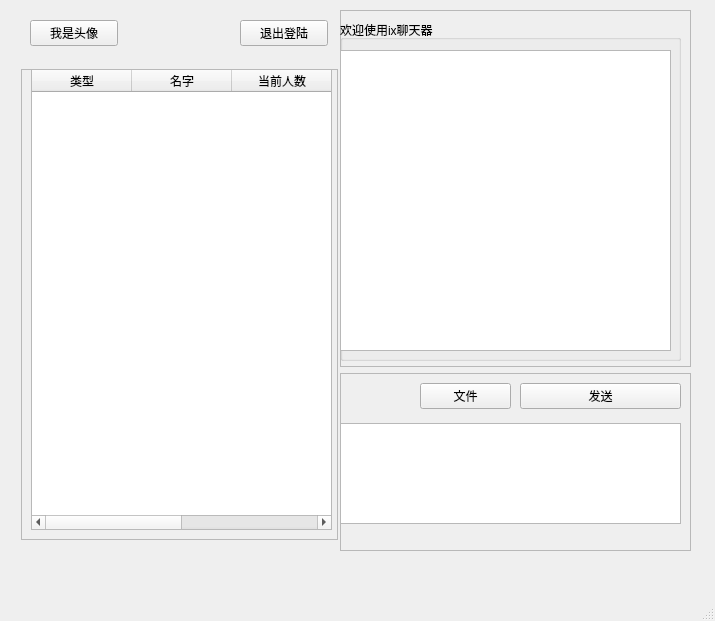
<?xml version="1.0" encoding="UTF-8"?>
<ui version="4.0">
 <class>MainWindow</class>
 <widget class="QMainWindow" name="MainWindow">
  <property name="geometry">
   <rect>
    <x>0</x>
    <y>0</y>
    <width>715</width>
    <height>621</height>
   </rect>
  </property>
  <property name="windowTitle">
   <string>MainWindow</string>
  </property>
  <widget class="QWidget" name="centralwidget">
   <widget class="QFrame" name="frame_3">
    <property name="geometry">
     <rect>
      <x>21</x>
      <y>69</y>
      <width>317</width>
      <height>471</height>
     </rect>
    </property>
    <property name="frameShape">
     <enum>QFrame::Shape::StyledPanel</enum>
    </property>
    <property name="frameShadow">
     <enum>QFrame::Shadow::Raised</enum>
    </property>
    <widget class="QTableWidget" name="tableWidget_chat">
     <property name="geometry">
      <rect>
       <x>10</x>
       <y>0</y>
       <width>301</width>
       <height>461</height>
      </rect>
     </property>
     <column>
      <property name="text">
       <string>类型</string>
      </property>
     </column>
     <column>
      <property name="text">
       <string>名字</string>
      </property>
     </column>
     <column>
      <property name="text">
       <string>当前人数</string>
      </property>
     </column>
     <column>
      <property name="text">
       <string>最后收发时间</string>
      </property>
     </column>
    </widget>
   </widget>
   <widget class="QWidget" name="layoutWidget">
    <property name="geometry">
     <rect>
      <x>340</x>
      <y>10</y>
      <width>351</width>
      <height>541</height>
     </rect>
    </property>
    <layout class="QVBoxLayout" name="verticalLayout" stretch="8,4">
     <item>
      <widget class="QFrame" name="frame_bg">
       <property name="frameShape">
        <enum>QFrame::Shape::StyledPanel</enum>
       </property>
       <property name="frameShadow">
        <enum>QFrame::Shadow::Raised</enum>
       </property>
       <widget class="QGroupBox" name="groupBox_chat_window">
        <property name="geometry">
         <rect>
          <x>0</x>
          <y>10</y>
          <width>341</width>
          <height>341</height>
         </rect>
        </property>
        <property name="title">
         <string>欢迎使用ix聊天器</string>
        </property>
        <widget class="QTextEdit" name="textEdit_chat_window">
         <property name="geometry">
          <rect>
           <x>0</x>
           <y>30</y>
           <width>331</width>
           <height>301</height>
          </rect>
         </property>
        </widget>
       </widget>
      </widget>
     </item>
     <item>
      <widget class="QFrame" name="frame">
       <property name="frameShape">
        <enum>QFrame::Shape::StyledPanel</enum>
       </property>
       <property name="frameShadow">
        <enum>QFrame::Shadow::Raised</enum>
       </property>
       <widget class="QTextEdit" name="textEdit_text">
        <property name="geometry">
         <rect>
          <x>0</x>
          <y>50</y>
          <width>341</width>
          <height>101</height>
         </rect>
        </property>
       </widget>
       <widget class="QPushButton" name="btn_file">
        <property name="geometry">
         <rect>
          <x>80</x>
          <y>10</y>
          <width>91</width>
          <height>26</height>
         </rect>
        </property>
        <property name="text">
         <string>文件</string>
        </property>
       </widget>
       <widget class="QPushButton" name="btn_send">
        <property name="geometry">
         <rect>
          <x>180</x>
          <y>10</y>
          <width>161</width>
          <height>26</height>
         </rect>
        </property>
        <property name="text">
         <string>发送</string>
        </property>
       </widget>
      </widget>
     </item>
    </layout>
   </widget>
   <widget class="QPushButton" name="btn_profile">
    <property name="geometry">
     <rect>
      <x>30</x>
      <y>20</y>
      <width>88</width>
      <height>26</height>
     </rect>
    </property>
    <property name="text">
     <string>我是头像</string>
    </property>
   </widget>
   <widget class="QPushButton" name="btn_log_out">
    <property name="geometry">
     <rect>
      <x>240</x>
      <y>20</y>
      <width>88</width>
      <height>26</height>
     </rect>
    </property>
    <property name="text">
     <string>退出登陆</string>
    </property>
   </widget>
  </widget>
  <widget class="QMenuBar" name="menubar">
   <property name="geometry">
    <rect>
     <x>0</x>
     <y>0</y>
     <width>715</width>
     <height>27</height>
    </rect>
   </property>
  </widget>
  <widget class="QStatusBar" name="statusbar"/>
 </widget>
 <resources/>
 <connections/>
</ui>
